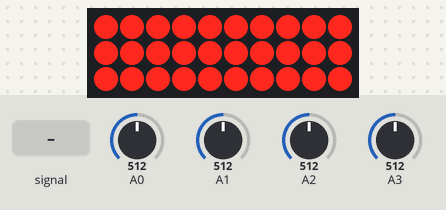
Simulated run of this sketch. Board: Arduino Uno, built with avr-gcc and run on an emulated ATmega328P. Shown: 10×3 LED matrix. Wiring (inferred from the names in the program): shift register (74HC595): data pin 5; shift clock pin 8; latch pin 12; LED cube drawn one layer per row (orientation assumed): layers pin 6, pin 7, pin 10; columns pin 9, pin 11, Q0, Q1, Q2, Q3, Q4, Q5, Q6, Q7. The test bench sets the inputs (shaded band); at power-on: A1 = 512, A2 = 512, A0 = 512, A3 = 512. What the sketch prints to the serial monitor is not drawn.

Above: at 1.2 s.
1.3 s: A0 fed a 50 Hz sine of ±306 counts around its level
At 1.86 s:
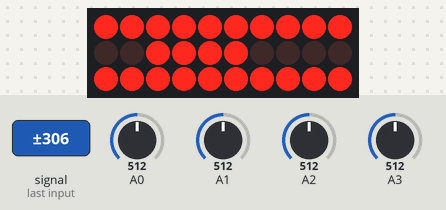
3.2 s: A1 set to 716
At 4.36 s:
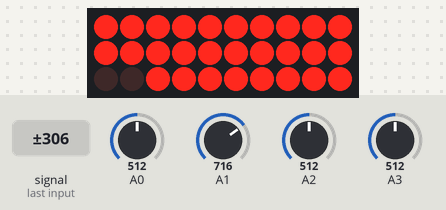

Measured:
- after the input at 1.3 s, the display: first changes after 0.15 s (image 1 shows a later state)

The sketch:

cubecube_firmware.ino
```cpp
//Firmware for Cubecube v.0.1
//Created by Kavi Laud 2014

//LED pins
int redPin = 13;
int greenPin = 18;

//Button pin
int buttonPin = 19;

int stack_height[4][16];

void setup() {
  for (int i = 0; i < 4; ++i) {
    for (int j = 0; j < 16; ++j) {
      stack_height[i][j] = 0;
    }
  }
  setupMuxPins();
  Serial.begin(9600);
}

void loop() {
  int h, deltaH;

  for (int mux = 0; mux < 4; ++mux) {
    for (int channel = 0; channel < 16; ++channel) {
      h = vtable(readMux(mux, channel));
      deltaH = h - stack_height[mux][channel];
      if (deltaH != 0) {
        Serial.print(deltaH);
        Serial.print("(");
        Serial.print(channel % 8); // print row, 0-8, numbered starting from top
        Serial.print(",");
        Serial.print(7 - (mux*2 + channel / 8)); // print col, 0-8, numbered starting from left
        Serial.print(")");
      }
      stack_height[mux][channel] = h;
    }
  }
}
```

mux.ino
```cpp
const int mux_enable_pin[] = { 5, 6, 7, 10 }; // A, B, C, D
const int mux_signal_pin[] = { 3, 2, 1, 0 };  // A, B, C, D
const int mux_control_pin[] = { 12, 11, 9, 8 }; // s3, s2, s1, s0

void setupMuxPins()
{
  for (int i = 0; i < 4; ++i) {
    pinMode(mux_enable_pin[i], OUTPUT);
    pinMode(mux_control_pin[i], OUTPUT);
    digitalWrite(mux_control_pin[i], LOW);
  }
}

int readMux(int mux, int channel){
  // Enable the mux
  digitalWrite(mux_enable_pin[mux], LOW);

  // Select the channel
  for (int i = 0; i < 4; ++i) {
    digitalWrite(mux_control_pin[i], (channel >> (3 - i)) & 0x1);
  }

  //read the value at the SIG pin
  int value =  analogRead(mux_signal_pin[mux]);

  //Disable the mux
  digitalWrite(mux_enable_pin[mux], HIGH);

  return value;
}
```

vtable.ino
```cpp
int vtable(int x){

  int y;

  if(x==0){
    y = 0;
  }

  if(x>185 && x<190){
    y = 1;
  }

  if(x>315 && x<320){
    y = 2;
  }

  if(x>410 && x<420){
    y = 3;
  }

  if(x>480 && x<490){
    y = 4;
  }

  if(x>540 && x<545){
    y = 5;
  }

  if(x>585 && x<595){
    y = 6;
  }

  if(x>620 && x<630){
    y = 7;
  }

  if(x>655 && x<665){
    y = 8;
  }

  if(x>680 && x<690){
    y = 9;
  }

  if(x>705 && x<715){
    y = 10;
  }

  if(x>715){
    y = 11;
  }

  return y;
}
```
